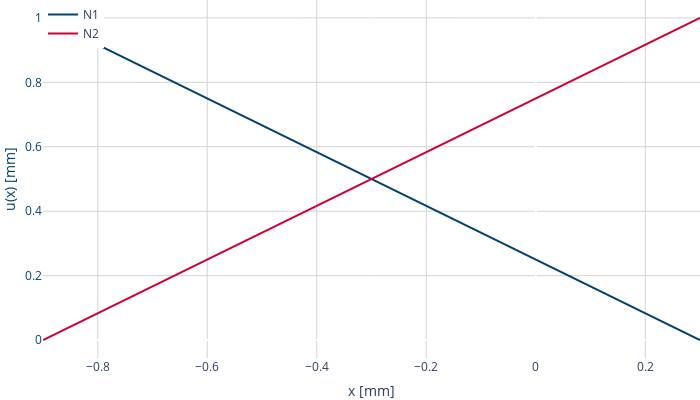

Notebook source saved alongside this figure:
### Markdown cell above
## Space interpolation (legacy)

We recode 1D shape functions in HideNN-FEM (first order).

### Code cell
class mySF1D_elementBased(nn.Module):    
    def __init__(self, left = -1.,  right = 1.):
        super().__init__()        
        
        self.left   = left
        self.right  = right

        # To easily transfer to CUDA or change dtype of whole model
        self.register_buffer('one', torch.tensor([1], dtype=torch.float32))

    def forward(self, x=None, training=False):  
        if training : x = (self.left + self.right) / torch.tensor(2., requires_grad=True) 
        sf1 = - (x - self.left) / (self.right - self.left) + self.one
        sf2 = (x - self.left)/(self.right - self.left)
        if training : return  sf1, sf2, self.right - self.left, x
        else : return  sf1, sf2


l, r    =  -0.9, 0.3
mySF    = mySF1D_elementBased(left = l, right = r)

XX      = torch.linspace(l,r,100)
s1, s2  = mySF(XX)
# plt.plot(XX.data, s1.data,label='N1')
# plt.plot(XX.data, s2.data,label='N2')
# plt.grid()
# plt.xlabel("x [mm]")
# plt.ylabel("shape functions")
# plt.legend()  
# plt.show()



fig = go.Figure()

fig.add_trace(go.Scatter(x=XX.data, y=s1.data, name='N1',    line=dict(color='#01426a')))

fig.add_trace(go.Scatter(x=XX.data, y=s2.data, name='N2', line=dict(color='#CE0037')))

fig.update_layout(
    margin=dict(l=0, r=0, t=0, b=0),
    plot_bgcolor='rgba(0,0,0,0)',  # Remove background color
    width=700, 
    height=400,  
    xaxis=dict(title='x [mm]',
    showgrid=True,
    gridcolor='lightgray'),
    yaxis=dict(title='u(x) [mm]',
    showgrid=True,
    gridcolor='lightgray',
    titlefont=dict(color='#01426a'),
    tickfont=dict(color='#01426a'),),    
    legend=dict(x=0, y=1, traceorder="normal")
)

fig.show()
